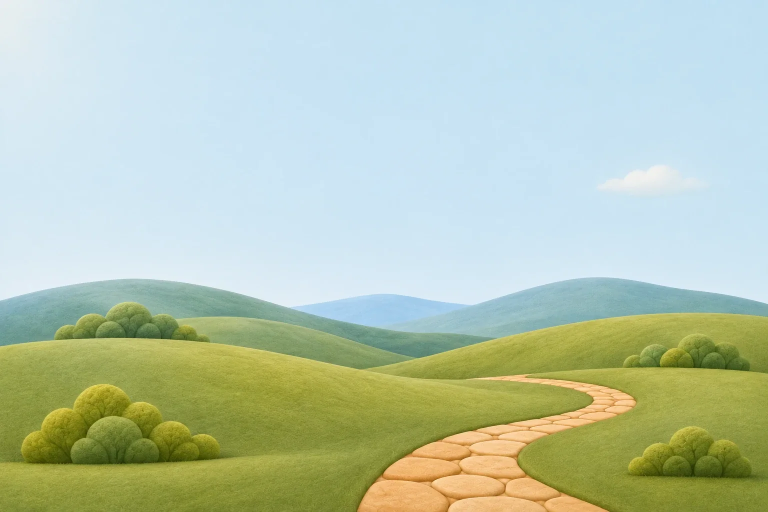
#> input picture img/detail/world/hills-v02.webp, 1536 x 1024 px, found by its file name (shown at 1/2 size)
$ python diorama-layers.py ../img/detail/world/hills-v02.webp
#> lines starting #> are read from the running program, lines starting #| are printed output that depends on the picture
#!/usr/bin/env python3
"""
v0.26 diorama: cut the hub landscape (public/img/world/hills-v02.webp) into a SKY and a HILLS layer, so clouds, a haze
and the code-drawn distant mountains can sit BETWEEN them, and Koren and Raya in front of the hills.

The sky in this picture is a smooth, very light gradient; the hills are greener. The pale blue far hill in the
middle goes with the sky (the far layer) — it is too close to the sky's colour for a clean cut. For every column we
walk down from the top and find the first pixel that differs clearly from the sky just above it (the hill line).
Everything below the line is opaque; a 3 px ramp keeps the painted edge soft. The result is checked: the cut must
follow one continuous line (after the slope limit no column more than 3 px from its neighbour) and lie in the band where the hills are.

    python3 scripts/diorama-layers.py   → public/img/world/diorama-hills.webp (RGBA)
"""
from pathlib import Path
from PIL import Image
import numpy as np

SRC = Path('public/img/world/hills-v02.webp')
OUT = Path('public/img/world/diorama-hills.webp')

im = np.asarray(Image.open(SRC).convert('RGB')).astype(np.float32)
h, w, _ = im.shape
#> h = 1024; w = 1536
lum = im @ np.array([0.299, 0.587, 0.114], dtype=np.float32)
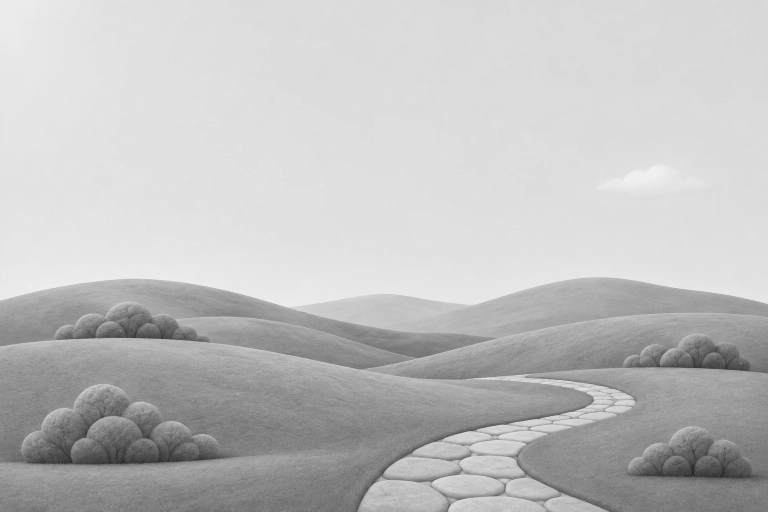
#> lum: shape (1024, 1536) float32 (shown at 1/2 size); min 33.33, max 250.5, mean 192.2
# "skyness": bright and bluish. Hills are darker or greener.
blue_excess = im[..., 2] - (im[..., 0] + im[..., 1]) / 2
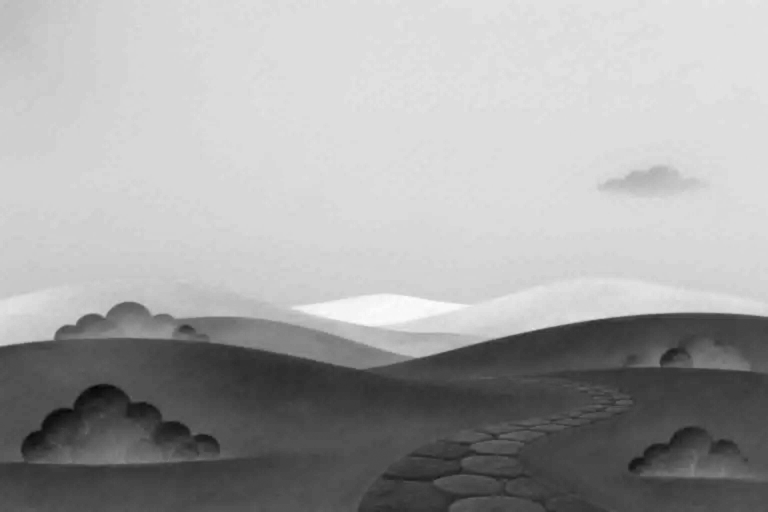
#> blue_excess: shape (1024, 1536) float32 (shown at 1/2 size); min -144, max 55.5, mean -15.5; drawn with min black and max white

def first(col, start, test):
    y = start
    while y < h - 1 and not test(y):
        y += 1
    return y

line = np.zeros(w, dtype=np.int32)
#> line = 1536 values from 0 to 0
for x in range(w):
    col_l, col_b = lum[:, x], blue_excess[:, x]
    y0 = int(h * 0.35)  # the hills never start above a third of the picture
    sky_l, sky_b = col_l[y0 - 40:y0].mean(), col_b[y0 - 40:y0].mean()  # the sky just above the hills band
    # 1. the first clear edge below the sky: darker, or no longer blue (a white cloud is brighter → not an edge)
    edge = first(col_l, y0, lambda y: col_l[y] < sky_l - 18 or (col_b[y] < sky_b - 14 and col_l[y] < sky_l + 4))
    # 2. if that edge is the pale BLUE far hill (blue clearly above green), it belongs to the far layer:
    #    keep walking to the first GREEN pixel (the code-drawn mountains replace the far hill).
    r, g, b = im[min(edge + 3, h - 1), x]
    if b > g + 14:
        edge = first(col_l, edge, lambda y: im[y, x, 1] > im[y, x, 2] + 4)
    line[x] = edge
#> this loop made 1536 passes
#> (sky_l, sky_b, edge, r, g, b) on pass 21: (227.6, 21.27, 656, 157, 188, 203)
#> (sky_l, sky_b, edge, r, g, b) on passes 1 to 6: (227.4, 21.35, 601, 155, 190, 201), (227.4, 21.35, 601, 155, 190, 201), (227.4, 21.35, 601, 155, 190, 201), (227.4, 21.35, 601, 153, 187, 198), (227.4, 21.38, 600, 159, 191, 201), (227.4, 21.38, 600, 160, 193, 202)

# smooth tiny jitters (a 13-px median), never upward past a real step
pad = np.pad(line, 6, mode="edge")
line = np.array([int(np.median(pad[i:i + 13])) for i in range(w)])
# A hill's flank is never a cliff: limit the slope to 3 px per column (both ways), so where a near hill overlaps the
# far one the cut becomes a soft diagonal instead of a vertical step. Lowering the line only ever cuts a little MORE away
# (the original picture is underneath anyway).
for x in range(1, w):
    line[x] = max(line[x], line[x - 1] - 3)
for x in range(w - 2, -1, -1):
    line[x] = max(line[x], line[x + 1] - 3)
jumps = np.abs(np.diff(line))
import sys
if "--debug" in sys.argv: print([(i,int(line[i]),int(line[i+1])) for i in np.where(jumps>24)[0]][:20])
assert jumps.max() <= 3, f'hill line jumps {jumps.max()} px — the cut is not continuous'
assert h * 0.45 < line.min() and line.max() < h * 0.75, f'hill line {line.min()}–{line.max()} outside the hills band'

alpha = np.zeros((h, w), dtype=np.float32)
ys = np.arange(h)[:, None]
alpha = np.clip((ys - (line[None, :] - 2)) / 4.0, 0, 1)
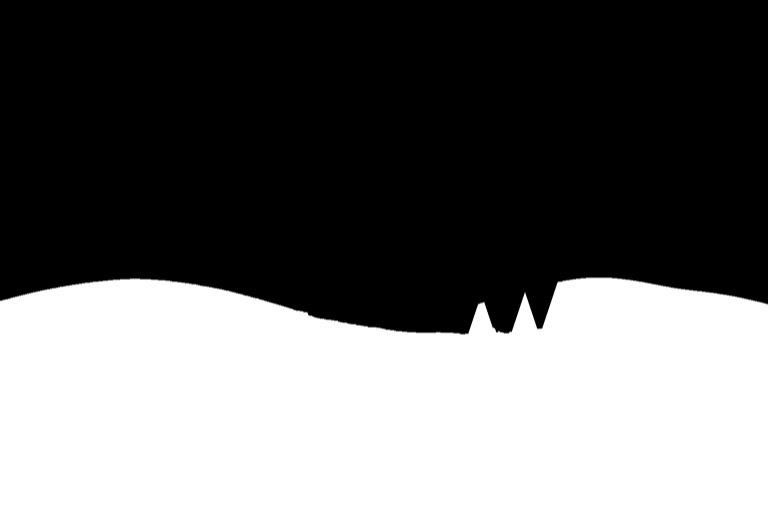
#> alpha: shape (1024, 1536) float64 (shown at 1/2 size); min 0, max 1, mean 0.414
rgba = np.dstack([im, alpha * 255]).astype(np.uint8)
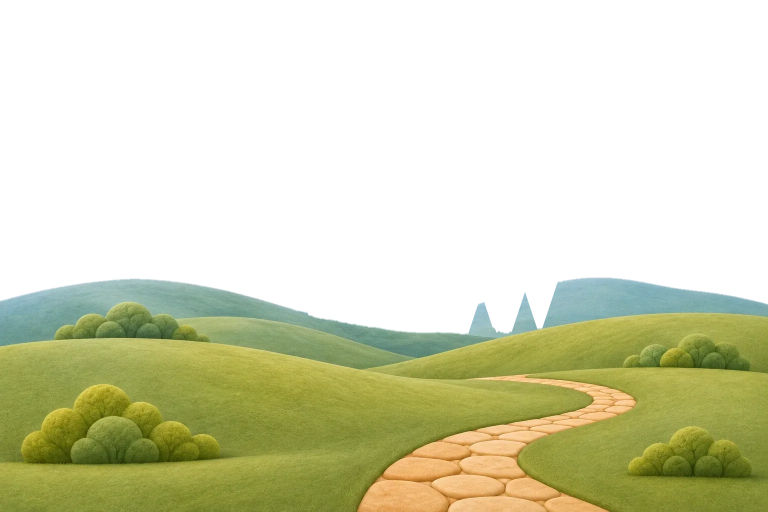
#> rgba: shape (1024, 1536, 4) (shown at 1/2 size); mean R, G, B, A 183.5, 199.7, 176.1, 105.6; transparent parts drawn white
Image.fromarray(rgba, 'RGBA').save(OUT, 'WEBP', quality=82, method=6)
#> (the run stopped early here; a loop or call above may not have finished)

$ run again, with img/detail/world/wooden-sign.webp copied over img/detail/world/hills-v02.webp
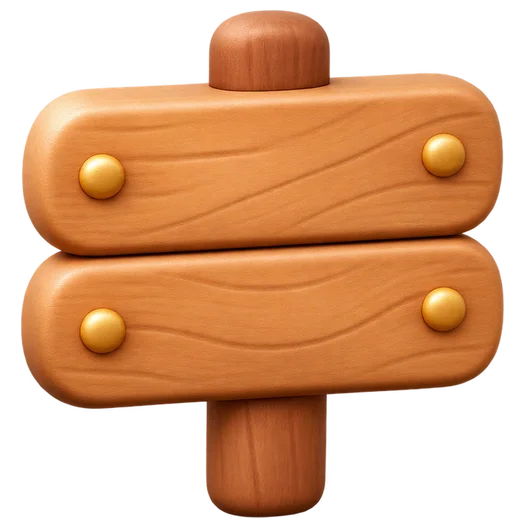
#> input picture img/detail/world/wooden-sign.webp, 528 x 528 px, found by its file name
#> `lum = im @ np.array([0.299, 0.587, 0.114], dtype=np.float32)`:
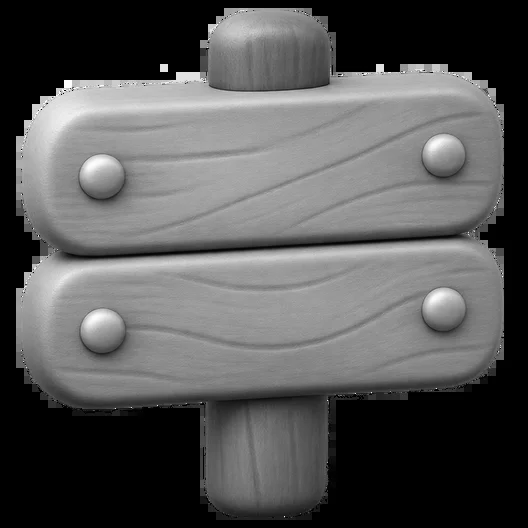
#> lum: shape (528, 528) float32; min 0, max 255, mean 87.2
#> `blue_excess = im[..., 2] - (im[..., 0] + im[..., 1]) / 2`:
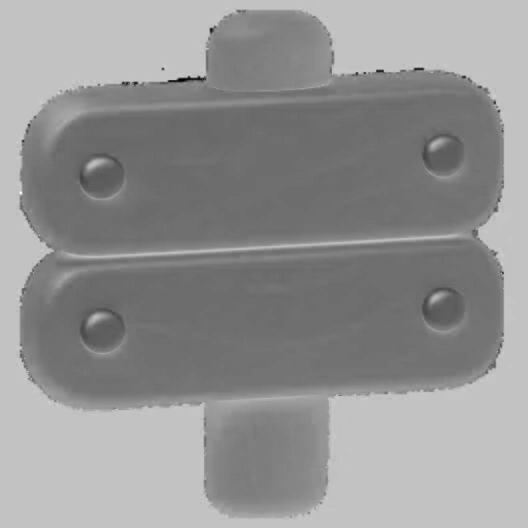
#> blue_excess: shape (528, 528) float32; min -255, max 79, mean -61.3; drawn with min black and max white
#> the loop `for x in range(w):` made 528 passes
#> (sky_l, sky_b, edge, r, g, b) on passes 1 to 3: (0, 0, 527, 0, 0, 0), (0, 0, 527, 0, 0, 0), (0, 0, 527, 0, 0, 0)
#> after the loop `for x in range(w):`: line = 528 values, max 527 at index 0, min 184 at index 29, mean 227.2
#> pad = 540 values, max 527 at index 0, min 184 at index 35, mean 233.9
#> `line = np.array([int(np.median(pad[i:i + 13])) for i in range(w)])`: line = 528 values, max 527 at index 0, min 184 at index 33, mean 227.1
#> after the loop `for x in range(1, w):`: line = 528 values, max 527 at index 0, min 184 at index 130, mean 263
#> after the loop `for x in range(w - 2, -1, -1):`: line = 528 values, max 527 at index 0, min 186 at index 271, mean 294.8
#> jumps = 527 values, max 3 at index 15, min 0 at index 0, mean 1.67
